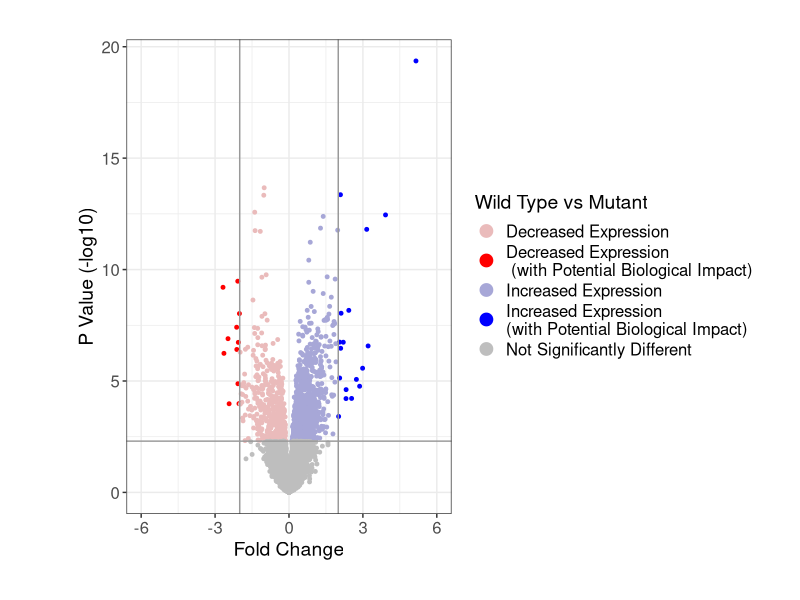

Recreate this plot in R.
library(ggplot2)
library(RColorBrewer)
library(scales)
library(gridExtra)


th <-   theme(axis.text=element_text(size=12),
              axis.title=element_text(size=14),
              strip.text.x = element_text(size = 12),
              legend.text=element_text(size=12),
              legend.title=element_text(size=14))


makeVolcano<-function(pvalue, deltabeta, dB_threshold, pval_threshold, legend_title, xlimit){
  #VOLCANO PLOT
  volcano<-data.frame(Pvalue=pvalue, Delta_Beta=deltabeta)
  
  #Thresholds 
  dB<-dB_threshold #delta beta cutoff
  Pv<-pval_threshold #Pvalue cutoff
  
  sta_delbeta<-deltabeta[which(pvalue<=pval_threshold)] 
  sta_delbeta<-sta_delbeta[abs(sta_delbeta)>=dB]
  
  print(paste("Increased Expression", length(sta_delbeta[which(sta_delbeta>=dB)]), sep=": "))
  print(paste("Decreased Expression", length(sta_delbeta[which(sta_delbeta<=(-dB))]) , sep=": "))
  
  volcano<-volcano[complete.cases(volcano),]
  
#set color thresholds
    color3<-sapply(1:nrow(volcano), function(x) if(volcano$Pvalue[x]<=Pv){
    if(abs(volcano$Delta_Beta[x])>dB){
      if(volcano$Delta_Beta[x]>dB){"Increased Expression\n(with Potential Biological Impact)"}else{"Decreased Expression\n (with Potential Biological Impact)"}
    }else{if(volcano$Delta_Beta[x]>0){"Increased Expression"}else{"Decreased Expression"}}}else{"Not Significantly Different"})
  
  volcano$Interesting_CpG3<-color3
  
  
  # COLORS! define here so they are consistent between plots
  # so even if you don't have CpGs in a color catagory the pattern will be maintained
  myColors <- c(muted("red", l=80, c=30),"red",muted("blue", l=70, c=40),"blue", "grey")
  
  color_possibilities<-c("Decreased Expression",
                         "Decreased Expression\n (with Potential Biological Impact)",
                         "Increased Expression",
                         "Increased Expression\n(with Potential Biological Impact)",
                         "Not Significantly Different")
  
  names(myColors) <- color_possibilities
  colscale <- scale_color_manual(name = legend_title,
                                 values = myColors, drop = FALSE)
  
  
  #omg
  volcano_plot<-ggplot(volcano, aes(Delta_Beta, -log10(Pvalue), color=Interesting_CpG3))+
    geom_point(shape=19, size=1)+theme_bw()+
    colscale+
    geom_vline(xintercept=c(-dB,dB), color="grey60")+
    geom_hline(yintercept=-log10(Pv), color="grey60")+
    ylab("P Value (-log10)")+xlab("Fold Change")+xlim(-xlimit, xlimit)+
    theme(plot.margin=unit(c(1,1,1,2),"cm"))+ th+
    guides(color = guide_legend(override.aes = list(size = 4)))
  

  volcano_plot
  
}

## Load Data
DEG<-read.csv("data/differential_expression.csv")

## run function on data
makeVolcano(DEG$P.Value, DEG$logFC, 2, 0.005, "Wild Type vs Mutant", 6)
